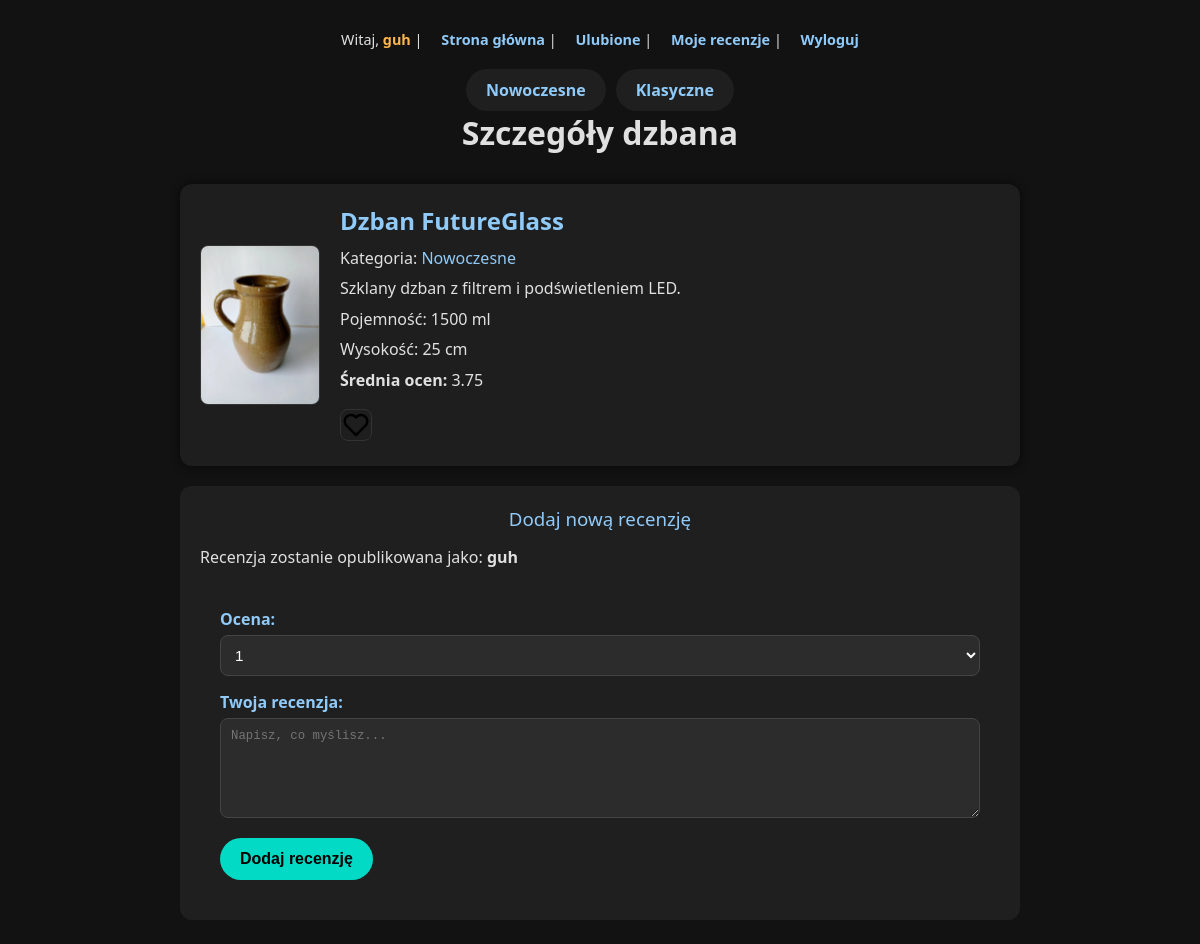
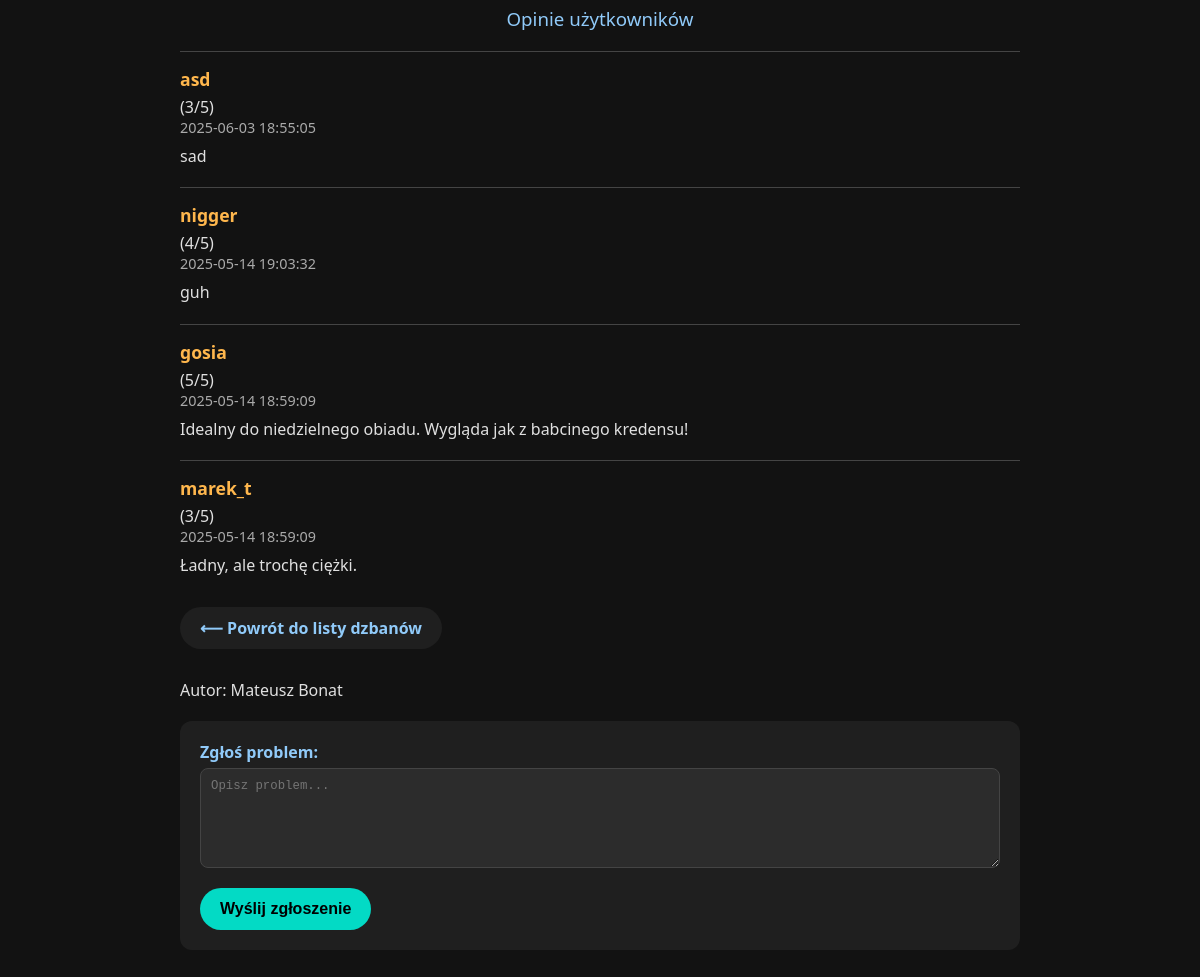
/details.php?id=2 (signed in), run on the app's committed database (2 pictures, top to bottom).
### tables this page shows
CREATE TABLE `kategorie` (
  `id` int(10) UNSIGNED NOT NULL,
  `nazwa` varchar(50) DEFAULT NULL,
  `opis` text DEFAULT NULL
);

CREATE TABLE `dzbany` (
  `id` int(10) UNSIGNED NOT NULL,
  `idKategorii` int(10) UNSIGNED DEFAULT NULL,
  `nazwa` varchar(50) DEFAULT NULL,
  `obrazek` varchar(50) DEFAULT NULL,
  `opis` text DEFAULT NULL,
  `pojemnosc` int(11) DEFAULT NULL,
  `wysokosc` int(11) DEFAULT NULL
);

CREATE TABLE `recenzje` (
  `id` int(10) UNSIGNED NOT NULL,
  `idDzbana` int(10) UNSIGNED DEFAULT NULL,
  `nick` varchar(50) DEFAULT NULL,
  `ocena` int(11) DEFAULT NULL,
  `tresc` text DEFAULT NULL,
  `data` timestamp NOT NULL DEFAULT current_timestamp()
);

### details.php (the view, shortened to what this page needs)
<?php
include("db.php");
$id = (int)$_GET["id"];
$stmtFav = $conn->prepare("SELECT id FROM ulubione WHERE idDzbana = ? AND idUzytkownika = ?");
$stmtFav->bind_param("ii", $id, $_SESSION['id']);
$stmtFav->execute();
$stmtFav->store_result();
$isFav = $stmtFav->num_rows > 0;
?>
<!DOCTYPE html>
<html lang="pl">
<head>
    <link rel="stylesheet" href="style.css">
</head>
<body>
<div class="container">
    <header class="header">
        <?php include "menu.php"; ?>
        <h1>Szczegóły dzbana</h1>
    </header>
    <?php
    $stmtAvg = $conn->prepare("SELECT AVG(ocena) AS srednia FROM recenzje WHERE idDzbana = ?");
    $stmtAvg->bind_param("i", $id);
    $stmtAvg->execute();
    $srednia = $stmtAvg->get_result()->fetch_object()->srednia;
    $stmt = $conn->prepare("
        SELECT d.idKategorii, k.nazwa AS nazwaKat, d.nazwa, d.obrazek, d.opis, d.pojemnosc, d.wysokosc
        FROM dzbany d
        JOIN kategorie k ON d.idKategorii = k.id
        WHERE d.id = ?
    ");
    $stmt->bind_param("i", $id);
    $stmt->execute();
    $row = $stmt->get_result()->fetch_object();
    if ($row):
    ?>
        <div class="dzban">
            <img src="obrazki/<?= htmlspecialchars($row->obrazek) ?>" alt="">
            <div class="dzban-info">
                <h2><?= htmlspecialchars($row->nazwa) ?></h2>
                <p>Kategoria: <a href="index.php?idKat=<?= (int)$row->idKategorii ?>"><?= htmlspecialchars($row->nazwaKat) ?></a></p>
                <p><?= nl2br(htmlspecialchars($row->opis)) ?></p>
                <p>Pojemność: <?= (int)$row->pojemnosc ?> ml</p>
                <p>Wysokość: <?= (int)$row->wysokosc ?> cm</p>
                <p><strong>Średnia ocen:</strong> <?= round((float)$srednia, 2) ?></p>
                <img
                    class="fav"
                    data-dzban="<?= $id ?>"
                    src="icons/<?= $isFav ? 'heart-filled.png' : 'heart-empty.png' ?>"
                    alt="Ulubione"
                    style="cursor:pointer; width:32px; margin-top:10px;"
                >
            </div>
        </div>
    <?php else: ?>
        <p>Nie znaleziono dzbana o ID = <?= $id ?>.</p>
    <?php endif; ?>
    <section class="add-review">
        <h3>Dodaj nową recenzję</h3>
        <p>Recenzja zostanie opublikowana jako: <strong><?= htmlspecialchars($_SESSION['login']) ?></strong></p>
        <form action="insertReview.php" method="post">
            <label for="ocena">Ocena:</label>
            <select name="ocena" id="ocena">
                <?php for ($i = 1; $i <= 5; $i++): ?>
                    <option value="<?= $i ?>"><?= $i ?></option>
                <?php endfor; ?>
            </select>
            <label for="tresc">Twoja recenzja:</label>
            <textarea name="tresc" id="tresc" placeholder="Napisz, co myślisz..." required></textarea>
            <input type="submit" value="Dodaj recenzję">
        </form>
    </section>
    <section class="reviews-list">
        <h3>Opinie użytkowników</h3>
        <?php
        $stmt2 = $conn->prepare("SELECT nick, ocena, tresc, data FROM recenzje WHERE idDzbana = ? ORDER BY data DESC");
        $stmt2->bind_param("i", $id);
        $stmt2->execute();
        $result = $stmt2->get_result();
        if ($result->num_rows === 0):
            echo "<p>Brak recenzji dla tego dzbana. Bądź pierwszy, który oceni!</p>";
        else:
            while ($r = $result->fetch_object()): ?>
                <div class="review">
                    <strong><?= htmlspecialchars($r->nick) ?></strong> (<?= $r->ocena ?>/5)
                    <small><?= htmlspecialchars($r->data) ?></small>
                    <p><?= nl2br(htmlspecialchars($r->tresc)) ?></p>
                </div>
            <?php endwhile;
        endif;
        ?>
    </section>
    <a class="back-link" href="index.php">⟵ Powrót do listy dzbanów</a>
    <?php include 'footer.php'; ?>
</div>
</body>
</html>

### menu.php (shortened to what this page needs)
<?php
require("db.php");
?>
<div class="user-info">
    Witaj, <strong><?= htmlspecialchars($_SESSION['login']) ?></strong> |
    <a href="index.php">Strona główna</a> |
    <a href="favourites.php">Ulubione</a> |
    <a href="myReviews.php">Moje recenzje</a> |
    <a href="logout.php">Wyloguj</a>
</div>
<nav class="menu">
    <?php
    $stmtCat = $conn->prepare("SELECT id, nazwa FROM kategorie");
    $stmtCat->execute();
    $resCat = $stmtCat->get_result();
    while ($cat = $resCat->fetch_object()):
    ?>
        <a href="index.php?idKat=<?= (int)$cat->id ?>"><?= htmlspecialchars($cat->nazwa) ?></a>
    <?php
    endwhile;
    ?>
</nav>

### style.css (style rules this page uses)
* { margin: 0; padding: 0; box-sizing: border-box; }
body { background-color: #121212; color: #e0e0e0; font-family: 'Segoe UI', Tahoma, Geneva, Verdana, sans-serif; display: flex; justify-content: center; min-height: 100vh; }
.container { max-width: 900px; width: 100%; padding: 30px; }
header { text-align: center; margin-bottom: 30px; }
.header .user-info { margin-bottom: 15px; font-size: 0.9em; }
.header .user-info strong { color: #ffb74d; }
.header .user-info a { color: #90caf9; margin-left: 15px; text-decoration: none; font-weight: bold; transition: color 0.3s ease; }
nav.menu { display: flex; flex-wrap: wrap; justify-content: center; gap: 10px; margin-top: 20px; }
nav.menu a { background-color: #1f1f1f; color: #90caf9; padding: 10px 20px; border-radius: 25px; text-decoration: none; font-weight: bold; transition: all 0.3s ease; }
.dzban { background-color: #1e1e1e; border-radius: 12px; padding: 20px; margin-bottom: 20px; box-shadow: 0 0 10px rgba(0, 0, 0, 0.6); display: flex; align-items: center; gap: 20px; }
.dzban a { text-decoration: none; color: #90caf9; }
.dzban img { width: 120px; height: auto; border-radius: 8px; border: 1px solid #333; }
.dzban-info { flex: 1; }
.dzban-info h2, .dzban-info h3 { margin-bottom: 10px; color: #90caf9; }
.dzban-info p { margin-bottom: 8px; line-height: 1.4; }
form { background-color: #1f1f1f; padding: 20px; border-radius: 12px; margin-top: 20px; }
form label { display: block; margin-bottom: 5px; color: #90caf9; font-weight: 600; }
form input[type='text'], form input[type='number'], form input[type='file'], form input[type='password'], form input[type='email'], form select, form textarea { width: 100%; padding: 10px; background-color: #2c2c2c; color: #fff; border: 1px solid #444; border-radius: 8px; margin-bottom: 15px; font-size: 0.95em; }
form textarea { min-height: 100px; resize: vertical; }
form input[type='submit'], button { background-color: #03dac5; border: none; color: #000; font-weight: bold; padding: 12px 20px; border-radius: 25px; cursor: pointer; transition: background-color 0.3s ease; font-size: 1em; }
.add-review { background-color: #1f1f1f; padding: 20px; border-radius: 12px; margin-top: 20px; }
.add-review h3, .reviews-list h3 { color: #90caf9; margin-bottom: 15px; text-align: center; }
.reviews-list { margin-top: 30px; }
.review { margin-top: 20px; border-top: 1px solid #444; padding-top: 15px; }
.review strong { display: block; font-size: 1.1em; margin-bottom: 5px; color: #ffb74d; }
.review small { color: #aaa; display: block; margin-bottom: 8px; font-size: 0.9em; }
.review p { line-height: 1.4; }
.back-link { display: inline-block; margin-top: 30px; margin-bottom: 30px; text-align: center; color: #90caf9; font-weight: bold; padding: 10px 20px; border-radius: 25px; background-color: #1f1f1f; text-decoration: none; transition: background-color 0.3s ease; }
h3 { font-weight: normal; text-align: center; margin-bottom: 15px; }
.user-info a { text-decoration: none; color: #00bfa5; }

### data on the page
kategorie: nazwa "Nowoczesne"
kategorie: nazwa "Klasyczne"
dzbany: obrazek (picture), nazwa "Dzban FutureGlass", idKategorii.nazwa "Nowoczesne", opis "Szklany dzban z filtrem i podświetleniem LED.", pojemnosc "1500", wysokosc "25"
recenzje: nick "asd", ocena "3", data "2025-06-03 18:55:05", tresc "sad"
recenzje: nick "nigger", ocena "4", data "2025-05-14 19:03:32", tresc "guh"
recenzje: nick "gosia", ocena "5", data "2025-05-14 18:59:09", tresc "Idealny do niedzielnego obiadu. Wygląda jak z babcinego kredensu!"
recenzje: nick "marek_t", ocena "3", data "2025-05-14 18:59:09", tresc "Ładny, ale trochę ciężki."

### other printed values
$_SESSION['login'] "guh"
$srednia "3.75"
form field ocena "1"
